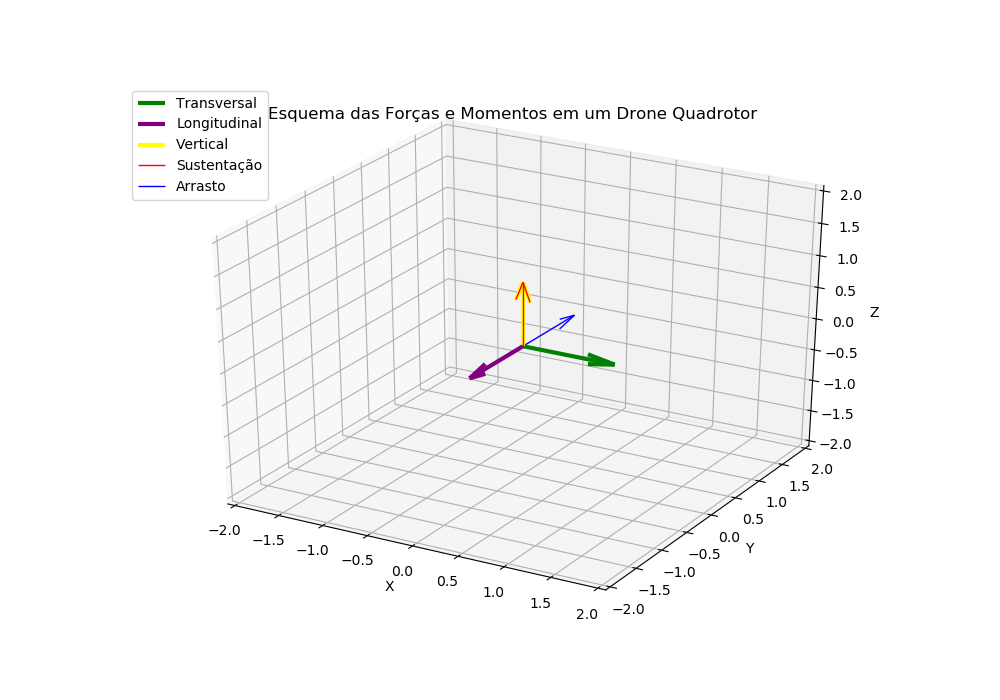

The Python source for this figure:
import matplotlib.pyplot as plt
from mpl_toolkits.mplot3d import Axes3D
import numpy as np

# Configuração da figura
fig = plt.figure(figsize=(10, 7))
ax = fig.add_subplot(111, projection='3d')

# Eixos de coordenadas
ax.quiver(0, 0, 0, 1, 0, 0, color='green', linestyle='-', linewidth=3, label='Transversal')
ax.quiver(0, 0, 0, 0, -1, 0, color='purple', linestyle='-', linewidth=3, label='Longitudinal')
ax.quiver(0, 0, 0, 0, 0, 1, color='yellow', linestyle='-', linewidth=3, label='Vertical')
ax.quiver(0, 0, 0, 0, 0, 1, color='red', linestyle='-', linewidth=1, label='Sustentação')
ax.quiver(0, 0, 0, 0, 1, 0, color='blue', linestyle='-', linewidth=1, label='Arrasto')

# Ajustando a exibição
ax.set_xlim([-2, 2])
ax.set_ylim([-2, 2])
ax.set_zlim([-2, 2])
ax.set_xlabel('X')
ax.set_ylabel('Y')
ax.set_zlabel('Z')
ax.legend(loc='upper left', fontsize=10)
ax.set_title('Esquema das Forças e Momentos em um Drone Quadrotor')

plt.savefig("diagram.png")
plt.show()